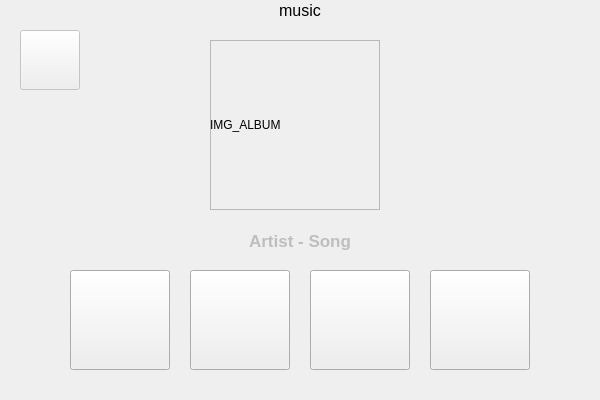
<?xml version="1.0" encoding="UTF-8"?>
<ui version="4.0">
 <class>Dialog</class>
 <widget class="QDialog" name="Dialog">
  <property name="geometry">
   <rect>
    <x>0</x>
    <y>0</y>
    <width>600</width>
    <height>400</height>
   </rect>
  </property>
  <property name="windowTitle">
   <string>Dialog</string>
  </property>
  <widget class="QPushButton" name="btn_back">
   <property name="enabled">
    <bool>false</bool>
   </property>
   <property name="geometry">
    <rect>
     <x>20</x>
     <y>30</y>
     <width>60</width>
     <height>60</height>
    </rect>
   </property>
   <property name="text">
    <string/>
   </property>
  </widget>
  <widget class="QFrame" name="frame_2">
   <property name="geometry">
    <rect>
     <x>210</x>
     <y>40</y>
     <width>170</width>
     <height>170</height>
    </rect>
   </property>
   <property name="frameShape">
    <enum>QFrame::StyledPanel</enum>
   </property>
   <property name="frameShadow">
    <enum>QFrame::Raised</enum>
   </property>
   <widget class="QLabel" name="label_ALBUM">
    <property name="enabled">
     <bool>true</bool>
    </property>
    <property name="geometry">
     <rect>
      <x>0</x>
      <y>0</y>
      <width>170</width>
      <height>170</height>
     </rect>
    </property>
    <property name="text">
     <string>IMG_ALBUM</string>
    </property>
   </widget>
  </widget>
  <widget class="QPushButton" name="btn_stop">
   <property name="geometry">
    <rect>
     <x>310</x>
     <y>270</y>
     <width>100</width>
     <height>100</height>
    </rect>
   </property>
   <property name="text">
    <string/>
   </property>
  </widget>
  <widget class="QPushButton" name="btn_play">
   <property name="geometry">
    <rect>
     <x>190</x>
     <y>270</y>
     <width>100</width>
     <height>100</height>
    </rect>
   </property>
   <property name="text">
    <string/>
   </property>
  </widget>
  <widget class="QPushButton" name="btn_next">
   <property name="geometry">
    <rect>
     <x>430</x>
     <y>270</y>
     <width>100</width>
     <height>100</height>
    </rect>
   </property>
   <property name="text">
    <string/>
   </property>
   <property name="shortcut">
    <string>N</string>
   </property>
  </widget>
  <widget class="QPushButton" name="btn_prev">
   <property name="geometry">
    <rect>
     <x>70</x>
     <y>270</y>
     <width>100</width>
     <height>100</height>
    </rect>
   </property>
   <property name="text">
    <string/>
   </property>
   <property name="shortcut">
    <string>P</string>
   </property>
  </widget>
  <widget class="QLabel" name="label_song">
   <property name="enabled">
    <bool>false</bool>
   </property>
   <property name="geometry">
    <rect>
     <x>130</x>
     <y>220</y>
     <width>340</width>
     <height>41</height>
    </rect>
   </property>
   <property name="font">
    <font>
     <pointsize>13</pointsize>
     <weight>75</weight>
     <bold>true</bold>
    </font>
   </property>
   <property name="text">
    <string>Artist - Song</string>
   </property>
   <property name="alignment">
    <set>Qt::AlignCenter</set>
   </property>
  </widget>
  <widget class="QLabel" name="label_bar">
   <property name="geometry">
    <rect>
     <x>0</x>
     <y>0</y>
     <width>600</width>
     <height>21</height>
    </rect>
   </property>
   <property name="font">
    <font>
     <family>Arial</family>
     <pointsize>12</pointsize>
    </font>
   </property>
   <property name="text">
    <string>music</string>
   </property>
   <property name="textFormat">
    <enum>Qt::PlainText</enum>
   </property>
   <property name="alignment">
    <set>Qt::AlignCenter</set>
   </property>
  </widget>
 </widget>
 <resources/>
 <connections/>
</ui>
